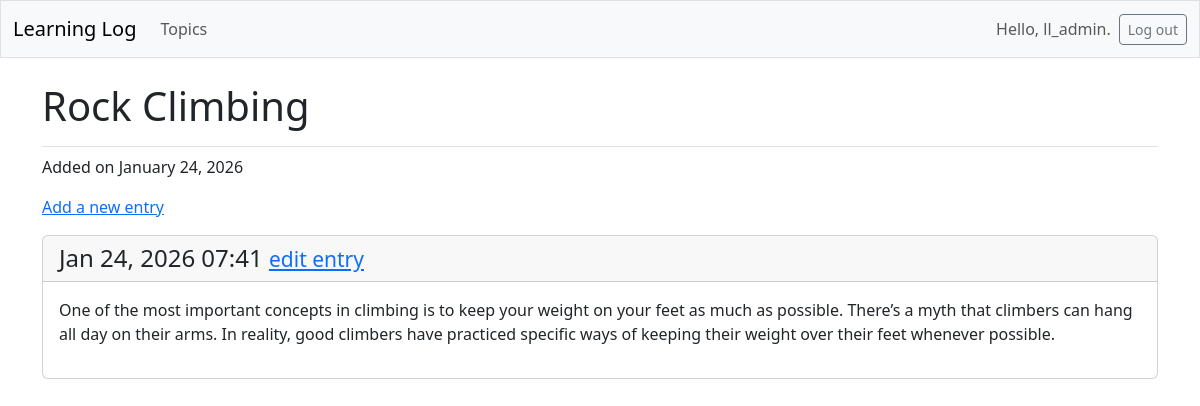
/topics/2/ (signed in), run on the app's committed database.
### learning_logs/models.py (models this page shows, shortened)
class Topic(models.Model):
    text = models.CharField(max_length=200)
    date_added = models.DateTimeField(auto_now_add=True)
    owner = models.ForeignKey(User, on_delete=models.CASCADE)

class Entry(models.Model):
    topic = models.ForeignKey(Topic, on_delete=models.CASCADE)
    text = models.TextField()
    date_added = models.DateTimeField(auto_now_add=True)
    class Meta:
        verbose_name_plural = 'entries'

### learning_logs/views.py (the view)
# urls.py: path('topics/<int:topic_id>/', views.topic, name='topic'),
@login_required
def topic(request, topic_id):
    topic = Topic.objects.get(id=topic_id)
    if topic.owner != request.user:
        raise Http404
    entries = topic.entry_set.order_by('-date_added')
    context = {'topic': topic, 'entries': entries}
    return render(request, 'learning_logs/topic.html', context)

### learning_logs/templates/learning_logs/topic.html
{% extends "learning_logs/base.html" %}
{% block page_header %}
  <h1>{{ topic.text }}</h1>
{% endblock page_header %}
{% block content %}
  <div class="topic">
    <p>Added on {{ topic.date_added|date:"F j, Y" }}</p>
  </div>
  <div class="entries">
    <p>
        <a href="{% url 'learning_logs:new_entry' topic.id %}">Add a new entry</a>
    </p>
    {% for entry in entries %}
      <div class="card mb-3">
        <h4 class="card-header">
          {{ entry.date_added|date:'M d, Y H:i' }}
           <small><a href="{% url 'learning_logs:edit_entry' entry.id %}">
             edit entry</a></small>
        </h4>
        <div class="card-body">{{ entry.text|linebreaks }}</div>
      </div>
    {% empty %}
      <p>There are no entries for this topic yet.</p>
    {% endfor %}
  </div>
{% endblock content %}

### learning_logs/templates/learning_logs/base.html (shortened to what this page needs)
<!DOCTYPE html>
<html lang="en">
<head>
    {% load django_bootstrap5 %}
    {% bootstrap_css %}
</head>
<body>
    <nav class="navbar navbar-expand-md navbar-light bg-light mb-4 border">
        <div class="container-fluid">
            <a class="navbar-brand" href="{% url 'learning_logs:index' %}">
            Learning Log</a>
            <div class="collapse navbar-collapse" id="navbarCollapse">
                <ul class="navbar-nav me-auto mb-2 mb-md-0">
                    <li class="nav-item">
                        <a class="nav-link" href="{% url 'learning_logs:topics' %}">
                        Topics</a>
                    </li>
                </ul>
                <ul class="navbar-nav ms-auto mb-2 mb-md-0">
                    {% if user.is_authenticated %}
                        <li class="nav-item">
                            <span class="navbar-text me-2">Hello, {{ user.username }}.
                                </span></li>
                    {% endif %}
                </ul>
                {% if user.is_authenticated %}
                    <form action="{% url 'accounts:logout' %}" method="post">
                        <button name="submit" class="btn btn-outline-secondary btn-sm">
                            Log out</button>
                    </form>
                {% endif %}
            </div>
        </div>
    </nav>
    <main class="container">
        <div class="pb-2 mb-2 border-bottom">
            {% block page_header %}{% endblock page_header %}
        </div>
        <div>
            {% block content %}{% endblock content %}
        </div>
    </main>
</body>
</html>

### data on the page
Topic: text "Rock Climbing", date_added "January 24, 2026"
Entry: date_added "Jan 24, 2026 07:41", text "One of the most important concepts in climbing is to keep your weight on your feet as much as possible. There’s a myth that climbers can hang all day on their arms. In reality, good climbers have practiced specific ways of keeping their weight over their feet whenever possible."

### other printed values
{{ user.username }} "ll_admin"
